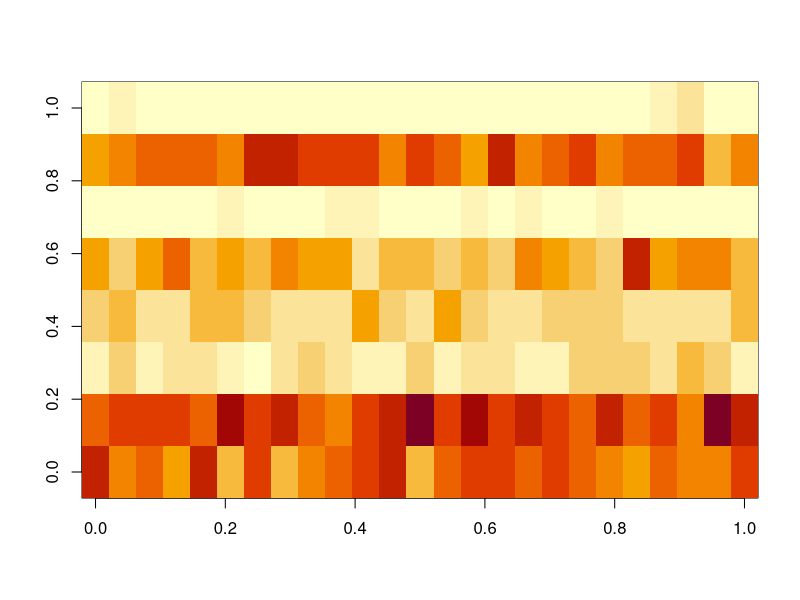
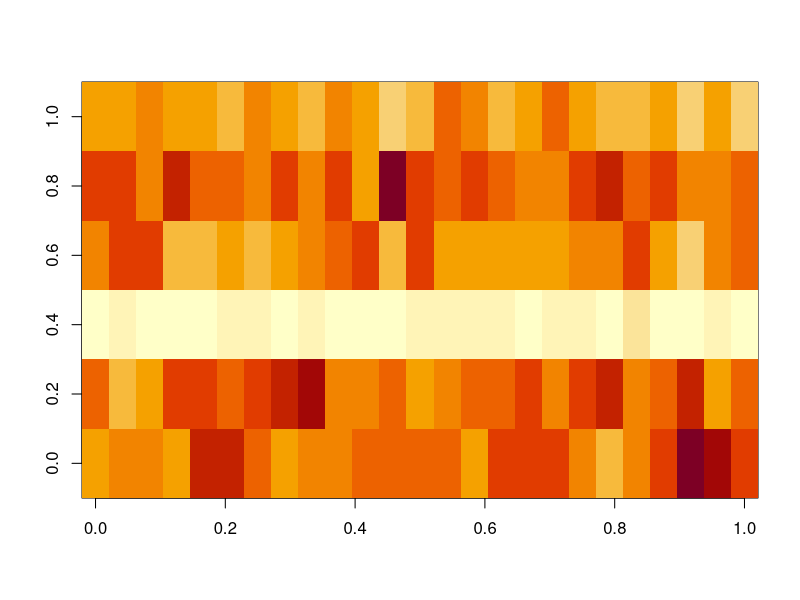
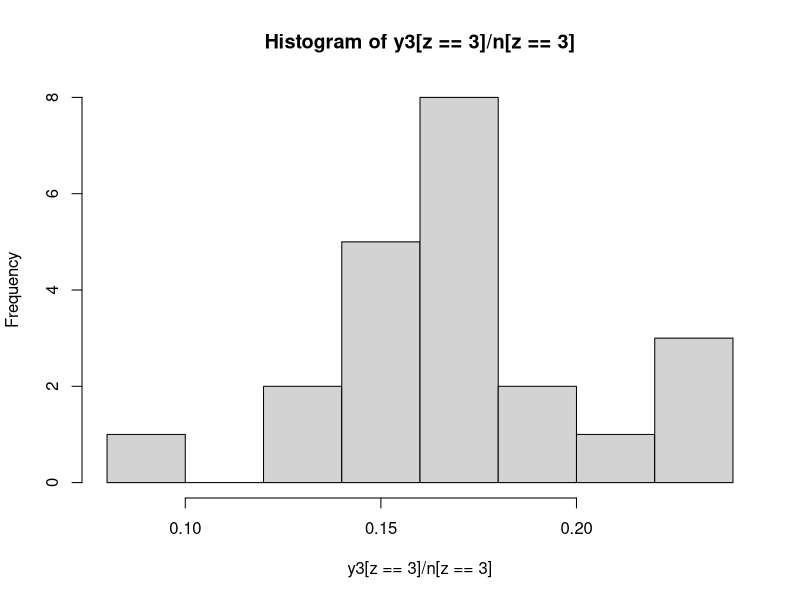

Generate these figures, in order, with R: (Note: this script raises an error after producing the figures.)
rm(list=ls(all=TRUE))
set.seed(3)

#basic settings; l1 = # bins for TA; l2 = # bins for SL
nclust=8
l1=8; l2=6
n.tsegm=200
n=floor(runif(n.tsegm,min=20,max=200))

#parameters
theta1=matrix(runif(nclust*l1),nclust,l1)
theta1.true=theta1=theta1/apply(theta1,1,sum); apply(theta1,1,sum)
theta2=matrix(runif(nclust*l2),nclust,l2)
theta2.true=theta2=theta2/apply(theta2,1,sum); apply(theta2,1,sum)
theta3.true=theta3=runif(nclust)
z.true=z=sample(nclust,size=n.tsegm,replace=T)

#generate data
y1=matrix(NA,n.tsegm,l1)
y2=matrix(NA,n.tsegm,l2)
y3=rep(NA,n.tsegm)

for (i in 1:n.tsegm){
  y1[i,]=rmultinom(1,size=n[i],prob=theta1[z[i],])
  y2[i,]=rmultinom(1,size=n[i],prob=theta2[z[i],])
  y3[i]=rbinom(1,size=n[i],prob=theta3[z[i]])
}
image(y1[z==1,]/n[z==1])
image(y2[z==1,]/n[z==1])
hist(y3[z==3]/n[z==3])

#combinate datasets
colnames(y1)=paste0('y1.',1:l1)
colnames(y2)=paste0('y2.',1:l2)
fim=cbind(y1,y2,y3)

setwd('U:\\GIT_models\\cluster_tsegments_behavior')
write.csv(fim,'fake data.csv',row.names=F)

